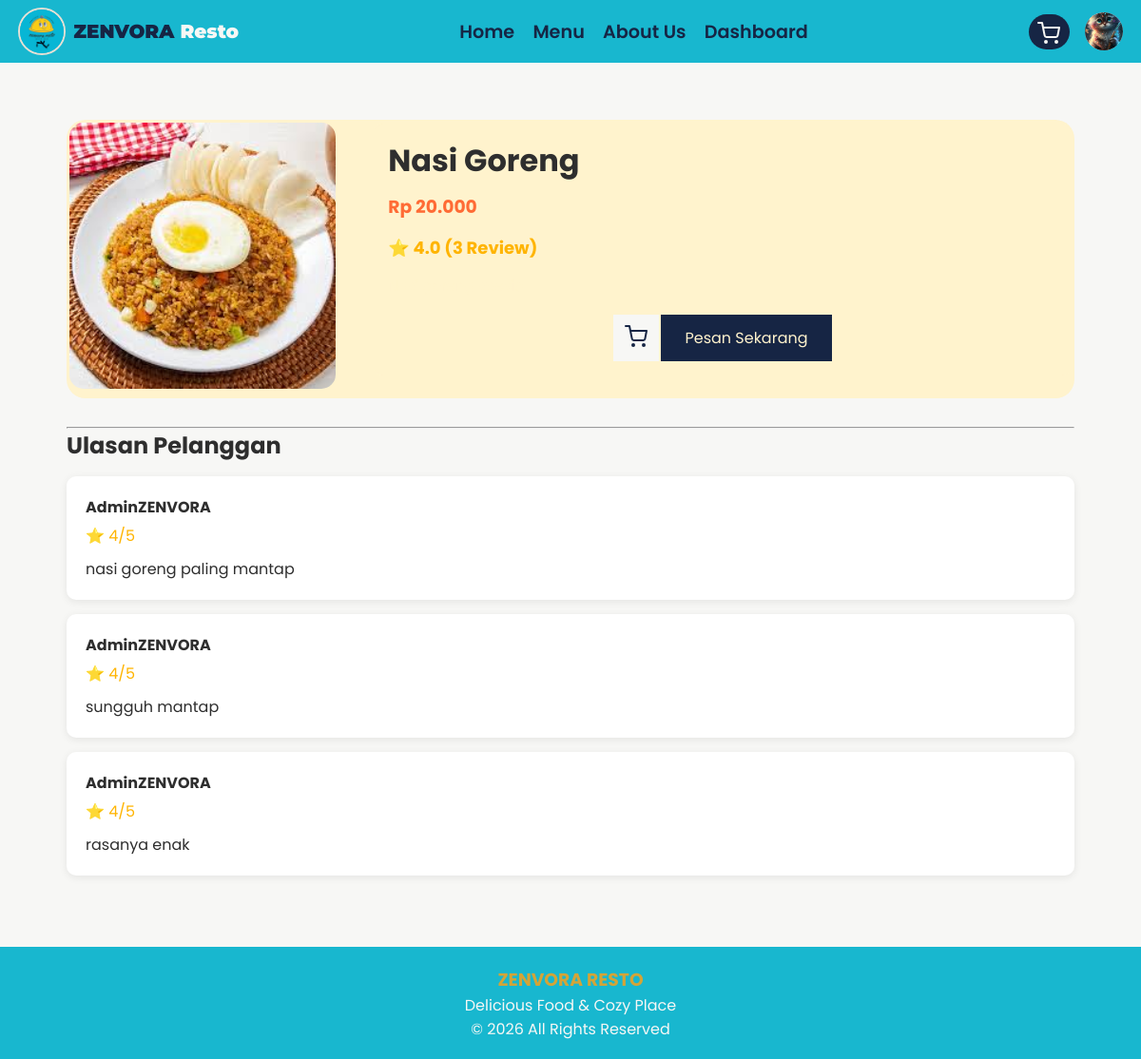
Page /detail_menus.php?id=53 (signed in) on the committed database.
### tables this page shows
CREATE TABLE `menus` (
  `id` int(11) NOT NULL,
  `category_id` int(11) DEFAULT NULL,
  `nama_menu` varchar(100) DEFAULT NULL,
  `deskripsi` text DEFAULT NULL,
  `harga` int(11) DEFAULT NULL,
  `gambar` varchar(255) DEFAULT NULL,
  `stok` int(11) DEFAULT NULL,
  `rating` decimal(2,1) DEFAULT 0.0,
  `total_review` int(11) DEFAULT 0
);

CREATE TABLE `reviews` (
  `id` int(11) NOT NULL,
  `user_id` int(11) NOT NULL,
  `menu_id` int(11) NOT NULL,
  `order_id` int(11) NOT NULL,
  `rating` int(11) NOT NULL,
  `komentar` text DEFAULT NULL,
  `created_at` timestamp NOT NULL DEFAULT current_timestamp()
);

CREATE TABLE `users` (
  `id` int(11) NOT NULL,
  `username` varchar(100) DEFAULT NULL,
  `email` varchar(100) DEFAULT NULL,
  `password` varchar(255) DEFAULT NULL,
  `role` enum('admin','user') DEFAULT 'user',
  `foto` varchar(255) DEFAULT NULL,
  `created_at` timestamp NOT NULL DEFAULT current_timestamp()
);

### detail_menus.php (the view, shortened to what this page needs)
<?php
include 'database/koneksi.php';
$id = (int)$_GET['id'];
$menu = mysqli_fetch_assoc(mysqli_query($conn,"
SELECT menus.*,
IFNULL(AVG(reviews.rating),0) AS rata_rating,
COUNT(reviews.id) AS total_review
FROM menus
LEFT JOIN reviews
ON menus.id = reviews.menu_id
WHERE menus.id='$id'
GROUP BY menus.id
"));
$reviews = mysqli_query($conn,"
SELECT reviews.*, users.username
FROM reviews
JOIN users
ON reviews.user_id = users.id
WHERE reviews.menu_id='$id'
ORDER BY reviews.created_at DESC
");
include 'includes/header.php';
include 'includes/navbar.php';
?>
<section class="detail-menu">
    <div class="detail-card">
        <div class="detail-image">
            <img src="assets/images/Menu/<?= $menu['gambar']; ?>" alt="<?= $menu['nama_menu']; ?>">
        </div>
        <div class="detail-info">
            <h2><?= htmlspecialchars($menu['nama_menu']); ?></h2>
            <h3>
                Rp <?= number_format($menu['harga'],0,',','.'); ?>
            </h3>
            <div class="rating-box">
                ⭐ <?= number_format($menu['rata_rating'],1); ?>
                (<?= $menu['total_review']; ?> Review)
            </div>
            <p>
            </p>
            <div class="footer-menu">
                <form method="POST">
                    <button type="submit" name="cart" class="cart-btn">
                        <i data-feather="shopping-cart"></i>
                    </button>
                </form>
                <a href="payments.php?id=<?= $menu['id']; ?>" class="btn-order">
                    Pesan Sekarang
                </a>
            </div>
        </div>
    </div>
    <hr>
    <h2>Ulasan Pelanggan</h2>
    <?php if(mysqli_num_rows($reviews)>0){ ?>
        <?php while($r=mysqli_fetch_assoc($reviews)){ ?>
            <div class="review-item">
                <h4><?= htmlspecialchars($r['username']); ?></h4>
                <div class="review-star">
                    ⭐ <?= $r['rating']; ?>/5
                </div>
                <p>
                    <?= nl2br(htmlspecialchars($r['komentar'])); ?>
                </p>
            </div>
        <?php } ?>
    <?php }else{ ?>
        <p class="review-info">
            Belum ada ulasan untuk menu ini.
        </p>
    <?php } ?>
</section>
<?php include 'includes/footer.php'; ?>

### assets/css/style.css (style rules this page uses)
:root { --main-color: #f7F7F5; --secondary-color: #18B7CF; --font-main-color: #2E2E2E; --font-secondary-color:#D4A437; --card-main: #fff3cd; --border-color:#E5E0D5; --Tosku-color: #162544; }
* { margin: 0; padding: 0; box-sizing: border-box; }
body { background: var(--main-color); color: var(--font-main-color); font-family: "Poppins", sans-serif; }
.detail-menu { max-width:1100px; margin:40px auto; padding:20px; }
.detail-menu .detail-card { display:flex; align-items: center; padding: 0.2rem; gap:40px; margin-bottom:30px; background: var(--card-main); border-radius: 20px; }
.detail-menu .detail-card .detail-image img { width:280px; height: 100%; border-radius:15px; }
.detail-menu .detail-card .detail-info { background: var(--card-main); flex:1; }
.detail-menu .detail-card .detail-info h2 { font-size:32px; margin-bottom:10px; }
.detail-menu .detail-card .detail-info h3 { color:#ff6b35; margin-bottom:15px; }
.detail-menu .detail-card .rating-box { margin:15px 0; font-size:18px; font-weight:bold; color:#ffb400; }
.detail-menu .detail-card .detail-info .footer-menu { display: flex; justify-content: center; align-items: center; gap: 2px; margin-top: 1.2rem; }
.detail-menu .detail-card .detail-info .footer-menu .cart-btn { width: 3rem; height: 100%; border: none; padding: 11px; background: var(--main-color); color: var(--Tosku-color); cursor: pointer; transition: 0.3s ease; }
.detail-menu .detail-card .detail-info .footer-menu .btn-order { display:inline-block; background: var(--Tosku-color); color: var(--card-main); padding:12px 25px; text-decoration:none; }
.detail-menu .review-item { background:#fff; padding:20px; border-radius:10px; margin:15px 0; box-shadow:0 2px 8px rgba(0,0,0,.08); }
.detail-menu .review-item h4 { margin-bottom:5px; }
.detail-menu .review-item .review-star { color:#ffb400; margin-bottom:10px; }
.detail-info { background: var(--Tosku-color); padding: 15px; border-radius: 10px; margin-bottom: 20px; }
.detail-info p { margin: 8px 0; font-size: 15px; color: var(--card-main); }
.booking h1,h3 { color:var(--font-secondary-color); }

### rows in the picture
menus: gambar (picture), nama_menu "Nasi Goreng", harga "20.000"
reviews: user.username "AdminZENVORA", rating "4", komentar "nasi goreng paling mantap"
reviews: user.username "AdminZENVORA", rating "4", komentar "sungguh mantap"
reviews: user.username "AdminZENVORA", rating "4", komentar "rasanya enak"

### other values in the picture
$menu['rata_rating'] "4.0"
$menu['total_review'] "3"
